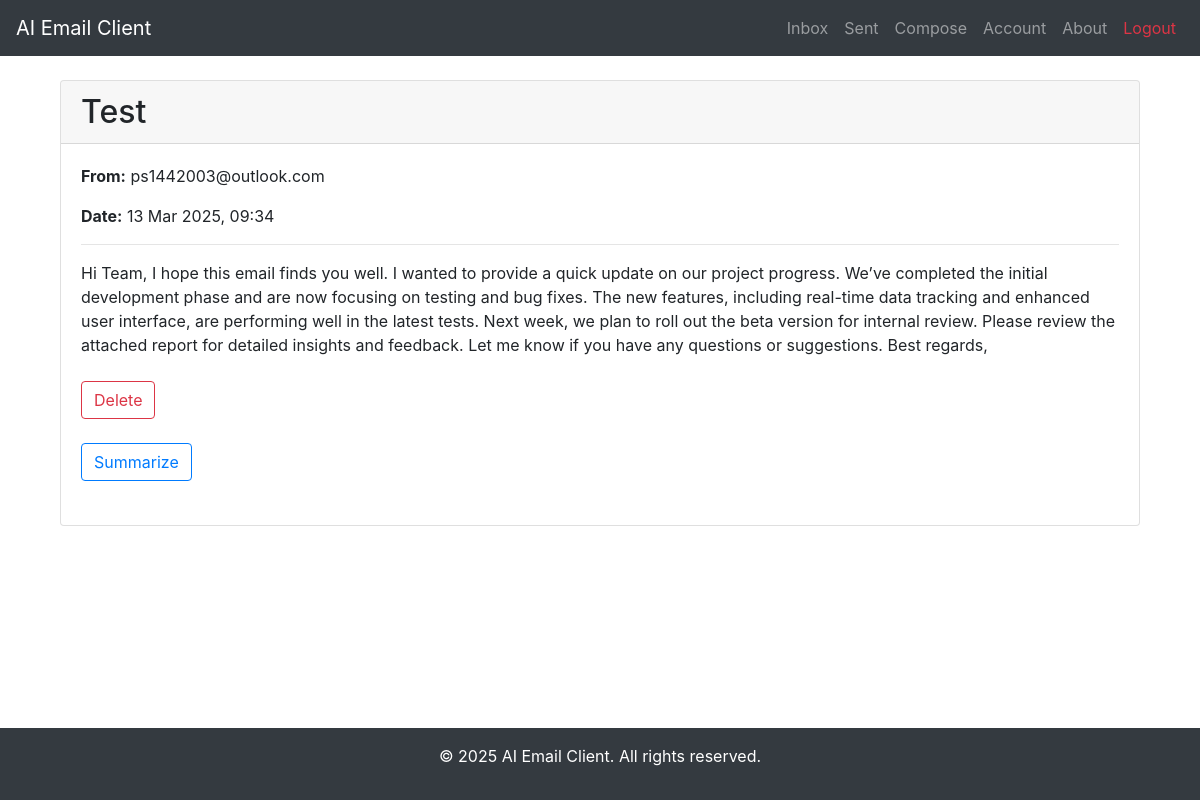
/email/2 (signed in), run on the app's committed database.
### Project/models.py (models this page shows, shortened)
class Email(db.Model):
    id = db.Column(db.Integer, primary_key=True)
    sender = db.Column(db.String(120), nullable=False, default='default_sender')
    recipient = db.Column(db.String(120), nullable=False)
    subject = db.Column(db.String(200), nullable=False)
    body = db.Column(db.Text, nullable=False)
    date = db.Column(db.DateTime, nullable=False, default=datetime.utcnow)
    sender_id = db.Column(db.Integer, db.ForeignKey('user.id'), nullable=False)

### Project/routes.py (the view)
@app.route("/email/<int:email_id>")
@login_required
def view_email(email_id):
    email = Email.query.get_or_404(email_id)
    if email.sender_id != current_user.id and email.recipient != current_user.email:
        abort(403)
    return render_template('view_email.html', email=email)

### Project/models.py (called while the page is built)
@login_manager.user_loader
def load_user(user_id):
    return User.query.get(int(user_id))

### Project/templates/view_email.html (shortened to what this page needs)
{% extends 'layout.html' %}
{% block content %}
<div class="container mt-4">
    <div class="card">
        <div class="card-header">
            <h2 class="mb-0">{{ email.subject }}</h2>
        </div>
        <div class="card-body">
            <p><strong>From:</strong> {{ email.sender }}</p>
            <p><strong>Date:</strong> {{ email.date.strftime('%d %b %Y, %H:%M') }}</p>
            <hr>
            <p>{{ email.body }}</p>
            <form action="{{ url_for('delete_email', email_id=email.id) }}" method="POST" class="mt-4">
                <button type="submit" class="btn btn-outline-danger">Delete</button>
            </form>
            <button id="summarize-btn" class="btn btn-outline-primary mt-4">Summarize</button>
        </div>
    </div>
</div>
{% endblock %}

### data on the page
Email: subject "Test", sender "ps1442003@outlook.com", date "13 Mar 2025, 09:34", body "Hi Team, I hope this email finds you well. I wanted to provide a quick update on our project progress. We’ve completed the initial development phase and are now focusing on testing and bug fixes. The new features, including real-time data tracking and enhanced user interface, are performing well in the latest tests. Next week, we plan to roll out the beta version for internal review. Please review the attached report for detailed insights and feedback. Let me know if you have any questions or suggestions. Best regards,"
